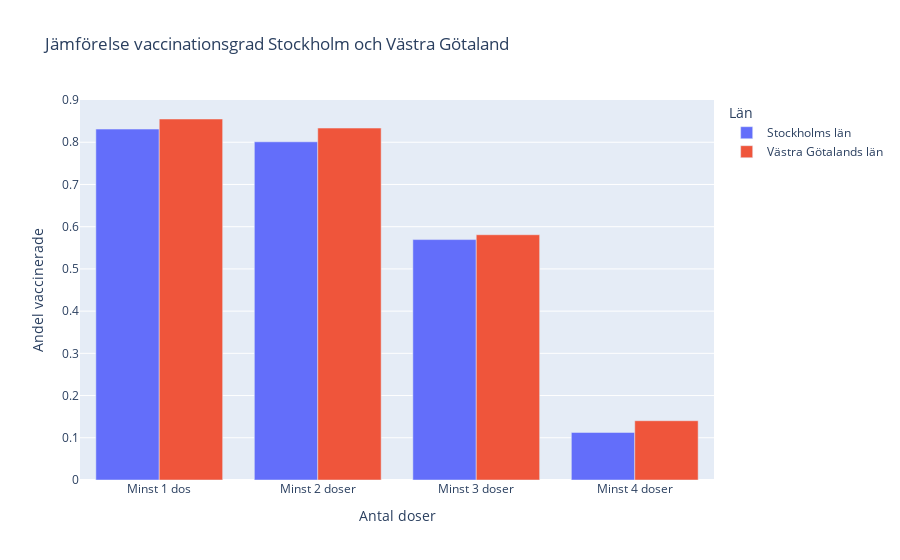

Notebook code cell kept with this figure:
### Code cell
a1 = vaccin_lan["Antal minst 1 dos"].sum() / vaccin_lan["Befolkning"].sum()
a2 = vaccin_lan["Antal minst 2 doser"].sum() / vaccin_lan["Befolkning"].sum()
a3 = vaccin_lan["Antal 3 doser"].sum() / vaccin_lan["Befolkning"].sum()
a4 = vaccin_lan["Antal 4 doser"].sum() / vaccin_lan["Befolkning"].sum()
df = pd.DataFrame()
df["Minst 1 dos"] = a1
df["Minst 2 doser"] = a2
df["Minst 3 doser"] = a3
df["Minst 4 doser"] = a4
df.head()


df_vg_sthlm = df.loc[[1, 14]]
df_vg_sthlm.rename(
    index={1: "Stockholms län", 14: "Västra Götalands län"}, inplace=True
)
fig = px.bar(
    df_vg_sthlm.T,
    barmode="group",
    title="Jämförelse vaccinationsgrad Stockholm och Västra Götaland",
    labels={"y": "a"},
)
fig.update_layout(xaxis_title="Antal doser", yaxis_title="Andel vaccinerade")
fig.write_html("Visualisations/2g_2_plotly.html")
fig

### Figure 1 — Plotly figure (JSON) as saved in the notebook; plotly's stock layout.template omitted (floating-point values rounded to 4 significant figures)
{"data": [{"alignmentgroup": "True", "hovertemplate": "Län=Stockholms län<br>index=%{x}<br>value=%{y}<extra></extra>", "legendgroup": "Stockholms län", "marker": {"color": "#636efa", "pattern": {"shape": ""}}, "name": "Stockholms län", "offsetgroup": "Stockholms län", "orientation": "v", "showlegend": true, "textposition": "auto", "type": "bar", "x": ["Minst 1 dos", "Minst 2 doser", "Minst 3 doser", "Minst 4 doser"], "xaxis": "x", "y": [0.8312, 0.8011, 0.5695, 0.1127], "yaxis": "y"}, {"alignmentgroup": "True", "hovertemplate": "Län=Västra Götalands län<br>index=%{x}<br>value=%{y}<extra></extra>", "legendgroup": "Västra Götalands län", "marker": {"color": "#EF553B", "pattern": {"shape": ""}}, "name": "Västra Götalands län", "offsetgroup": "Västra Götalands län", "orientation": "v", "showlegend": true, "textposition": "auto", "type": "bar", "x": ["Minst 1 dos", "Minst 2 doser", "Minst 3 doser", "Minst 4 doser"], "xaxis": "x", "y": [0.8551, 0.8336, 0.5809, 0.1404], "yaxis": "y"}], "layout": {"barmode": "group", "legend": {"title": {"text": "Län"}, "tracegroupgap": 0}, "title": {"text": "Jämförelse vaccinationsgrad Stockholm och Västra Götaland"}, "xaxis": {"anchor": "y", "domain": [0, 1], "title": {"text": "Antal doser"}}, "yaxis": {"anchor": "x", "domain": [0, 1], "title": {"text": "Andel vaccinerade"}}}}
